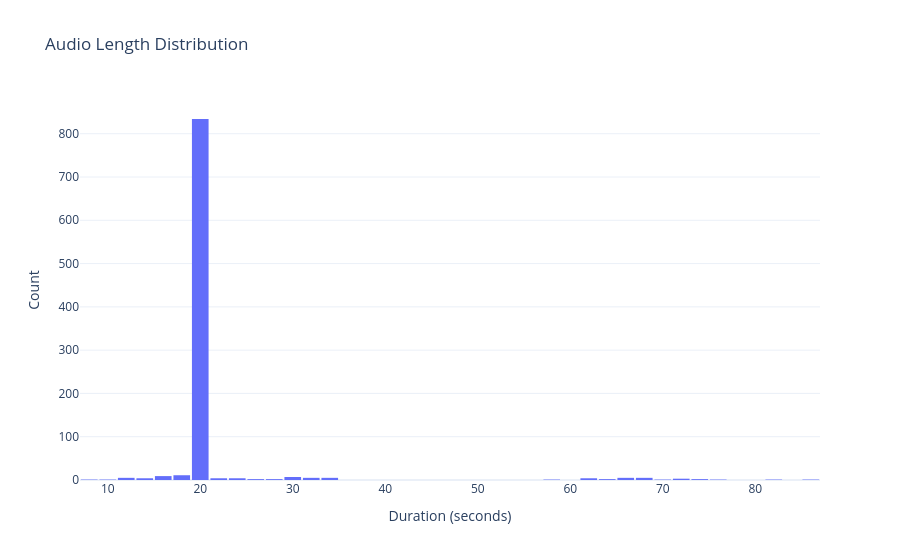

This figure's notebook cell:
### Code cell
import plotly.express as px
sr = 12000
lengths_sec = [len(x) / sr for x in audios]

# Create the histogram
fig = px.histogram(
    x=lengths_sec,
    nbins=50,
    labels={'x': 'Duration (seconds)', 'y': 'Count'},
    title="Audio Length Distribution",
    template="plotly_white"
)

# Optional: Add clear hover labels and update layout
fig.update_layout(
    xaxis_title="Duration (seconds)",
    yaxis_title="Count",
    bargap=0.1 # Adds a small gap between bins for better visibility
)

fig.show()

### Figure 1 — Plotly figure (JSON) as saved in the notebook; plotly's stock layout.template omitted (floating-point values rounded to 4 significant figures; data arrays with more than 128 entries replaced by an {"elided": "..."} marker saying what was removed)
{"data": [{"bingroup": "x", "hovertemplate": "Duration (seconds)=%{x}<br>count=%{y}<extra></extra>", "legendgroup": "", "marker": {"color": "#636efa", "pattern": {"shape": ""}}, "name": "", "nbinsx": 50, "orientation": "v", "showlegend": false, "type": "histogram", "x": {"elided": "920 float values"}, "xaxis": "x", "yaxis": "y"}], "layout": {"bargap": 0.1, "barmode": "relative", "legend": {"tracegroupgap": 0}, "title": {"text": "Audio Length Distribution"}, "xaxis": {"anchor": "y", "domain": [0, 1], "title": {"text": "Duration (seconds)"}}, "yaxis": {"anchor": "x", "domain": [0, 1], "title": {"text": "Count"}}}}
